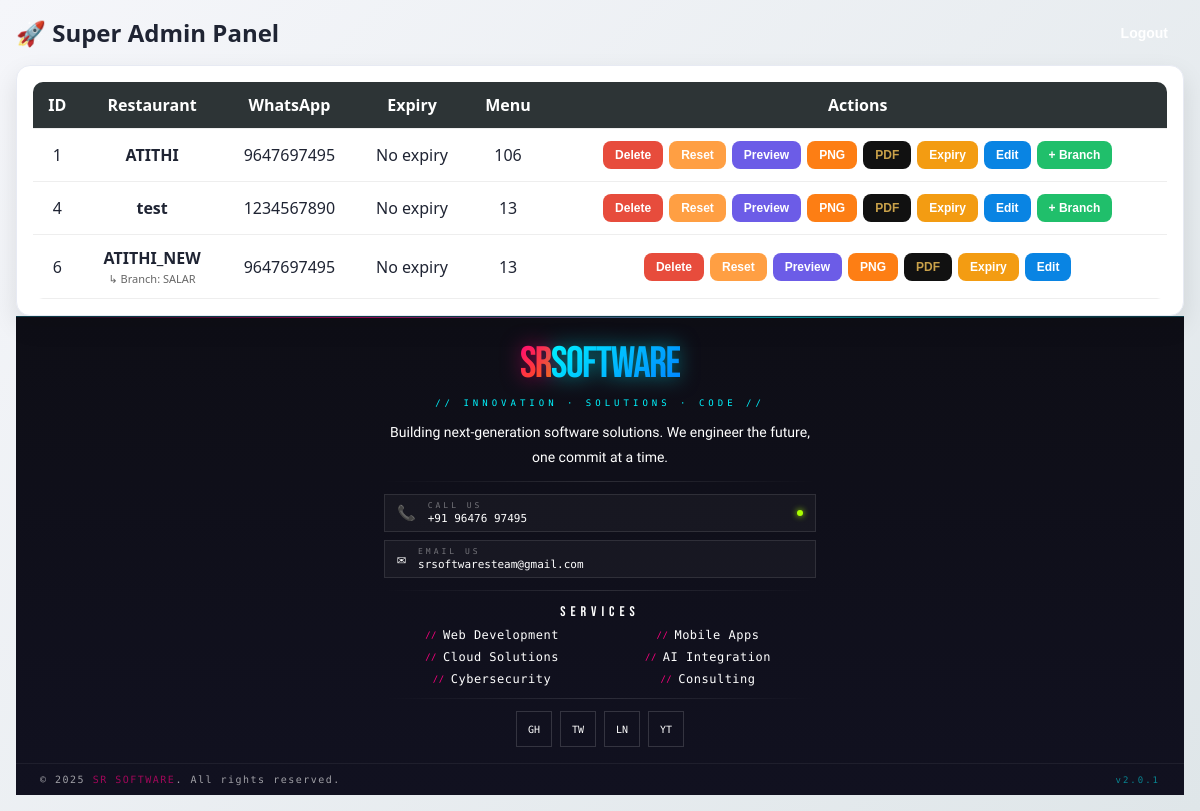
The page /superadmin (signed in) on the database its author committed.
### models.py (models this page shows)
class User(db.Model):
    __tablename__ = 'users'
    id = db.Column(db.Integer, primary_key=True)
    username = db.Column(db.String(100), unique=True, nullable=False)
    password = db.Column(db.String(200), nullable=False)
    is_admin = db.Column(db.Integer, default=0)
    expiry = db.Column(db.String(20))
    whatsapp = db.Column(db.String(20))
    address = db.Column(db.String(300))
    banner = db.Column(db.String(200))
    logo = db.Column(db.String(200))
    upi_qr = db.Column(db.String(200))
    table_numbers = db.Column(db.String(500), default='1,2,3,4,5,6,7,8,9,10')
    slogan = db.Column(db.String(200), default='')
    theme_preset = db.Column(db.String(50), default='default')
    parent_id = db.Column(db.Integer, db.ForeignKey('users.id'), nullable=True)
    branch_name = db.Column(db.String(100), default='Main')
    menu_items = db.relationship('Menu', backref='user', lazy=True, cascade='all, delete-orphan')
    orders = db.relationship('Order', backref='user', lazy=True, cascade='all, delete-orphan')

### blueprints/admin.py (the view)
@admin_bp.route('/superadmin')
@admin_required
def superadmin():
    users = User.query.filter_by(is_admin=0).all()
    menu_counts = dict(
        db.session.query(Menu.user_id, db.func.count(Menu.id))
        .group_by(Menu.user_id)
        .all()
    )
    user_data = []
    for u in users:
        user_data.append({
            "id": u.id,
            "username": u.username,
            "whatsapp": u.whatsapp,
            "expiry": u.expiry,
            "menu_count": menu_counts.get(u.id, 0),
            "parent_id": u.parent_id,
            "branch_name": u.branch_name
        })
    return render_template("superadmin.html", users=user_data, today=str(date.today()))

### blueprints/admin.py (called while the page is built)
def admin_required(f):
    @wraps(f)
    def decorated(*args, **kwargs):
        if 'user_id' not in session:
            return redirect('/')
        user = db.session.get(User, session['user_id'])
        if not user or user.is_admin != 1:
            abort(403)
        return f(*args, **kwargs)
    return decorated

### security.py (called while the page is built)
def get_csrf_token():
    token = session.get(CSRF_SESSION_KEY)
    if not token:
        token = secrets.token_urlsafe(32)
        session[CSRF_SESSION_KEY] = token
    return token

def init_csrf_protection(app):
    @app.before_request
    def csrf_protect():
        if request.method in SAFE_METHODS:
            return
        validate_csrf_token()
    @app.context_processor
    def inject_csrf_token():
        return {"csrf_token": get_csrf_token()}

### templates/superadmin.html (shortened to what this page needs)
<!DOCTYPE html>
<html>
<head>
</head>
<body>
    <div style="display: flex; justify-content: space-between; align-items: center; margin-bottom: 16px;">
        <h2 style="margin: 0;">🚀 Super Admin Panel</h2>
        <a href="/logout"><button
                style="background: var(--danger); color: white; padding: 8px 16px; font-size: 14px;">Logout</button></a>
    </div>
    <div class="card">
        <div class="table-wrap">
            <table>
                <tr>
                    <th>ID</th>
                    <th>Restaurant</th>
                    <th>WhatsApp</th>
                    <th>Expiry</th>
                    <th>Menu</th>
                    <th>Actions</th>
                </tr>
                {% for u in users %}
                <tr>
                    <td>{{u.id}}</td>
                    <td>
                        <b>{{u.username}}</b>
                        {% if u.parent_id %}
                        <div style="font-size: 11px; color: #666; margin-top: 2px;">
                            ↳ Branch: {{u.branch_name}}
                        </div>
                        {% endif %}
                    </td>
                    <td>{{u.whatsapp}}</td>
                    <td>
                        {% if u.expiry %}
                        {% if u.expiry < today %} <span class="badge expired">Expired</span><br>
                            {{u.expiry}}
                            {% else %}
                            <span class="badge active">Active</span><br>
                            {{u.expiry}}
                            {% endif %}
                            {% else %}
                            No expiry
                            {% endif %}
                    </td>
                    <td>{{u.menu_count}}</td>
                    <td>
                        <div class="actions">
                            <form method="POST" action="/delete_user/{{u.id}}" style="display:inline"
                                onsubmit="return confirm('Delete {{u.username}}?')">
                                <button class="btn-delete" type="submit">Delete</button>
                            </form>
                            <form method="POST" action="/reset_user/{{u.id}}" style="display:inline"
                                onsubmit="return confirm('Reset {{u.username}}? This will clear all orders and history, but keep all settings.')">
                                <button class="btn-reset" type="submit">Reset</button>
                            </form>
                            <a href="/qr/{{u.username}}" target="_blank"><button class="btn-qr">Preview</button></a>
                            <a href="/qr/{{u.username}}?type=png"><button class="btn-png">PNG</button></a>
                            <a href="/qr/{{u.username}}?type=pdf"><button class="btn-pdf">PDF</button></a>
                            <a href="/set_expiry/{{u.id}}"><button class="btn-expiry">Expiry</button></a>
                            <a href="/edit_user/{{u.id}}"><button class="btn-edit">Edit</button></a>
                            {% if not u.parent_id %}
                            <a href="/add_branch/{{u.id}}"><button class="btn-branch" type="button">+ Branch</button></a>
                            {% endif %}
                        </div>
                    </td>
                </tr>
                {% endfor %}
            </table>
        </div>
    </div>
    {% include 'sr_footer.html' %}
</body>
</html>

### templates/superadmin.html (style rules this page uses)
:root { --bg: #eef1f8; --card: #ffffff; --text: #1f2433; --border: #e7eaf3; --primary: #2d3436; }
* { box-sizing: border-box; }
body { font-family: 'Segoe UI', Tahoma, Geneva, Verdana, sans-serif; background: linear-gradient(135deg, #f5f6fa, #dfe6e9); padding: 16px; margin: 0; color: var(--text); }
h2 { margin: 0 0 16px; font-size: 24px; animation: fadeUp 0.4s ease both; }
.card { background: var(--card); padding: 16px; border-radius: 14px; box-shadow: 0 10px 25px rgba(0, 0, 0, 0.1); border: 1px solid var(--border); animation: fadeUp 0.45s ease both; }
.table-wrap { width: 100%; overflow-x: auto; border-radius: 10px; }
table { width: 100%; min-width: 880px; border-collapse: collapse; }
th { background: var(--primary); color: white; font-weight: 600; }
th, td { padding: 12px; text-align: center; border-bottom: 1px solid #eee; vertical-align: middle; }
.actions { display: flex; justify-content: center; flex-wrap: wrap; gap: 6px; }
.actions a { text-decoration: none; }
button { padding: 7px 12px; border: none; border-radius: 8px; cursor: pointer; margin: 0; transition: transform 0.2s ease, opacity 0.2s ease; font-size: 12px; font-weight: 600; }
.btn-delete { background: #e74c3c; color: white; }
.btn-reset { background: #ff9f43; color: white; }
.btn-qr { background: #6c5ce7; color: white; }
.btn-png { background: #fd7e14; color: white; }
.btn-pdf { background: #111; color: #C9A14A; }
.btn-expiry { background: #f39c12; color: white; }
.btn-edit { background: #0984e3; color: white; }
.btn-branch { background: #20bf6b; color: white; }

### rows shown on the page
User: id "1", username "ATITHI", whatsapp "9647697495", menu_count "106"
User: id "4", username "test", whatsapp "1234567890", menu_count "13"
User: id "6", username "ATITHI_NEW", branch_name "SALAR", whatsapp "9647697495", menu_count "13"
